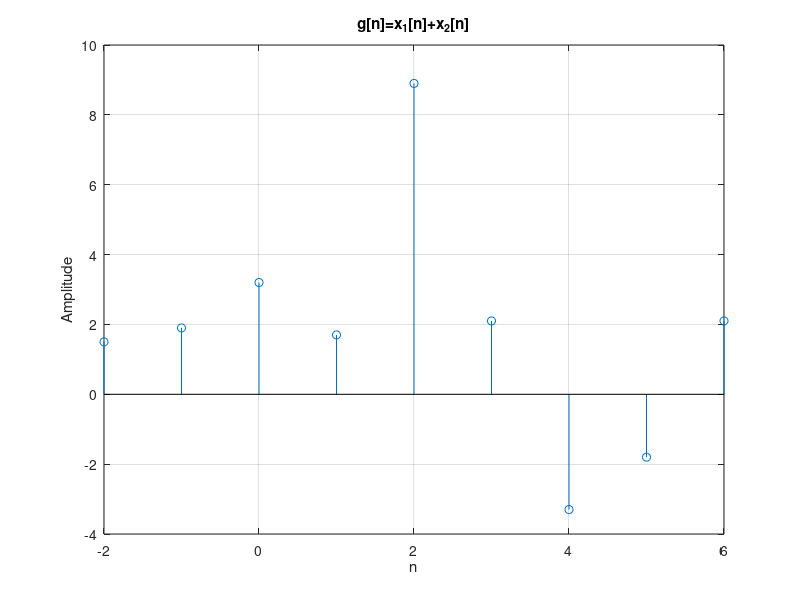

MATLAB code for this plot:
%Script: exdt_1_1.m
n = [-2:6];
x1 = [1.5,1.9,3.2,-1.1,4.8,0.4,0,0,0];
x2 = [0,0,0,2.8,4.1,1.7,-3.3,-1.8,2.1];
g = x1+x2;
stem(n,g); grid;
title('g[n]=x_{1}[n]+x_{2}[n]');
xlabel('n');
ylabel('Amplitude');
